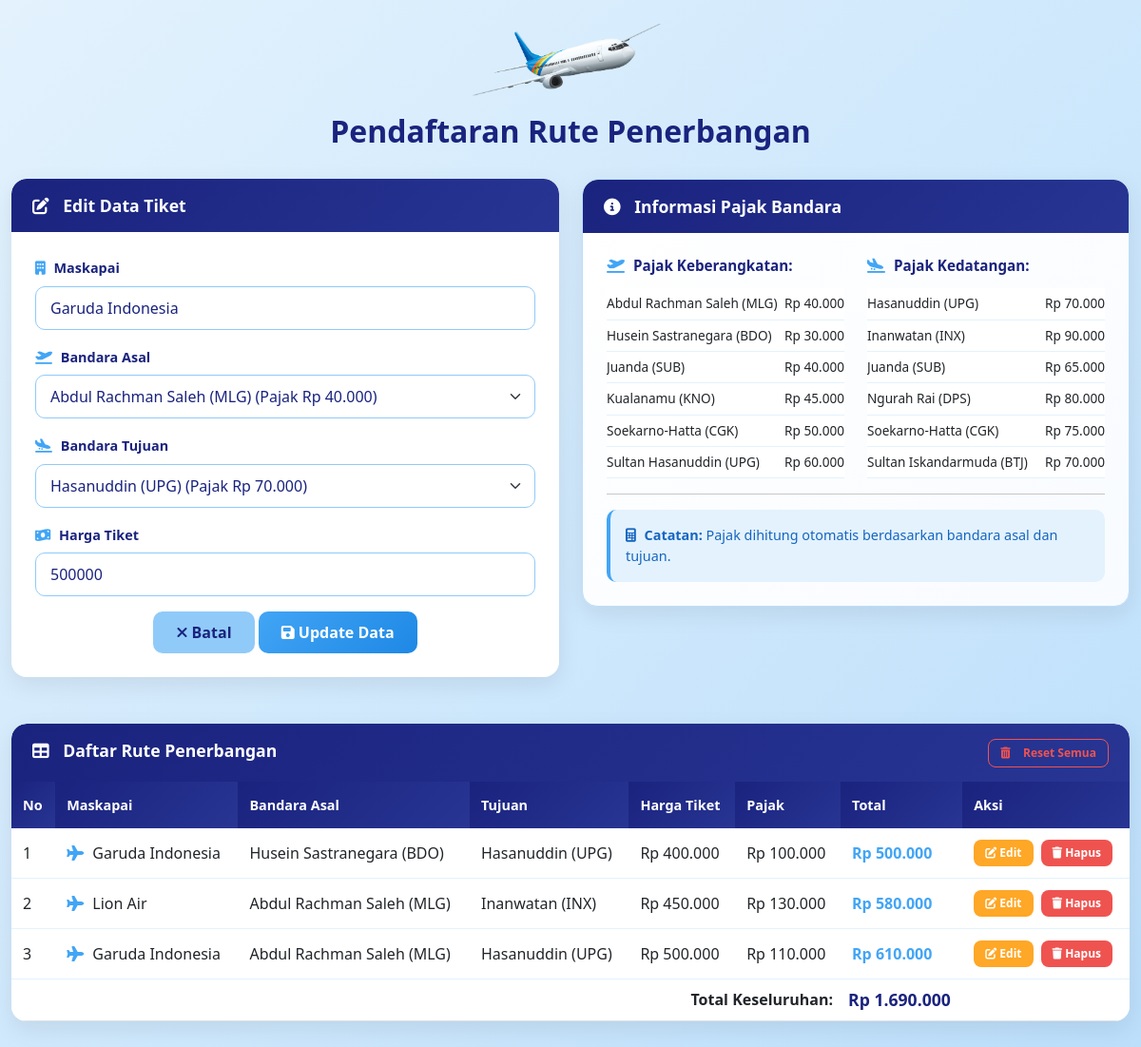
The app's page /index.php?edit=1 with its own data.
### tables this page shows
CREATE TABLE `tbl_rute` (
  `id` int NOT NULL,
  `maskapai` varchar(100) NOT NULL,
  `bandara_asal` varchar(100) NOT NULL,
  `bandara_tujuan` varchar(100) NOT NULL,
  `harga` int NOT NULL,
  `pajak` int NOT NULL,
  `total` int NOT NULL,
  `created_at` timestamp NULL DEFAULT CURRENT_TIMESTAMP
);

CREATE TABLE `tbl_pajak_asal` (
  `id` int NOT NULL,
  `bandara` varchar(100) NOT NULL,
  `pajak` int NOT NULL
);

CREATE TABLE `tbl_pajak_tujuan` (
  `id` int NOT NULL,
  `bandara` varchar(100) NOT NULL,
  `pajak` int NOT NULL
);

### index.php (the view, shortened to what this page needs)
<?php
require_once 'koneksi.php';
$query_pajak_asal = "SELECT * FROM tbl_pajak_asal ORDER BY bandara";
$result_pajak_asal = mysqli_query($conn, $query_pajak_asal);
$query_pajak_tujuan = "SELECT * FROM tbl_pajak_tujuan ORDER BY bandara";
$result_pajak_tujuan = mysqli_query($conn, $query_pajak_tujuan);
$query_rute = "SELECT * FROM tbl_rute ORDER BY created_at DESC";
$result_rute = mysqli_query($conn, $query_rute);
$query_total = "SELECT SUM(total) as total_semua FROM tbl_rute";
$result_total = mysqli_query($conn, $query_total);
$total_semua = mysqli_fetch_assoc($result_total);
$totalSemuaTiket = $total_semua['total_semua'] ?? 0;
$editData = null;
if (isset($_GET['edit'])) {
    $editId = (int)$_GET['edit'];
    $query_edit = "SELECT * FROM tbl_rute WHERE id = $editId";
    $result_edit = mysqli_query($conn, $query_edit);
    $editData = mysqli_fetch_assoc($result_edit);
}
$pajakBandaraAsal = array();
while ($row = mysqli_fetch_assoc($result_pajak_asal)) {
    $pajakBandaraAsal[$row['bandara']] = $row['pajak'];
}
$pajakBandaraTujuan = array();
while ($row = mysqli_fetch_assoc($result_pajak_tujuan)) {
    $pajakBandaraTujuan[$row['bandara']] = $row['pajak'];
}
mysqli_data_seek($result_pajak_asal, 0);
mysqli_data_seek($result_pajak_tujuan, 0);
?>
<!DOCTYPE html>
<html lang="id">
<head>
    <link href="https://cdn.jsdelivr.net/npm/bootstrap@5.3.0/dist/css/bootstrap.min.css" rel="stylesheet">
    <link rel="stylesheet" href="https://cdnjs.cloudflare.com/ajax/libs/font-awesome/6.4.0/css/all.min.css">
    <link rel="stylesheet" href="style.css">
</head>
<body>
<div class="container mt-4">
    <div class="main-header">
        <img src="gambar/pswt.png" alt="Icon Pesawat" width="200" class="me-2 pesawat-float">
        <h1>Pendaftaran Rute Penerbangan</h1>
    </div>
    <div class="row">
        <div class="col-lg-6">
            <div class="card">
                <div class="card-header">
                    <i class="fas fa-edit"></i>
                    <?php echo ($editData != null) ? 'Edit Data Tiket' : 'Input Data Tiket'; ?>
                </div>
                <div class="card-body">
                    <form method="POST" action="proses.php">
                        <div class="mb-3">
                            <label for="nama" class="form-label">
                                <i class="fas fa-building"></i> Maskapai
                            </label>
                            <input type="text" id="nama" name="nama" class="form-control"
                                   placeholder="Contoh: Garuda Indonesia, Lion Air, Batik Air"
                                   value="<?php echo ($editData != null) ? htmlspecialchars($editData['maskapai']) : ''; ?>" required>
                        </div>
                        <div class="mb-3">
                            <label for="bandaraAsal" class="form-label">
                                <i class="fas fa-plane-departure"></i> Bandara Asal
                            </label>
                            <select name="bandaraAsal" id="bandaraAsal" class="form-select" required>
                                <?php while($pajak = mysqli_fetch_assoc($result_pajak_asal)): ?>
                                    <option value="<?php echo $pajak['bandara']; ?>"
                                        <?php echo ($editData != null && $editData['bandara_asal'] == $pajak['bandara']) ? 'selected' : ''; ?>>
                                        <?php echo $pajak['bandara']; ?> (Pajak Rp <?php echo number_format($pajak['pajak'], 0, ',', '.'); ?>)
                                    </option>
                                <?php endwhile; ?>
                            </select>
                        </div>
                        <div class="mb-3">
                            <label for="bandaraTujuan" class="form-label">
                                <i class="fas fa-plane-arrival"></i> Bandara Tujuan
                            </label>
                            <select name="bandaraTujuan" id="bandaraTujuan" class="form-select" required>
                                <?php while($pajak = mysqli_fetch_assoc($result_pajak_tujuan)): ?>
                                    <option value="<?php echo $pajak['bandara']; ?>"
                                        <?php echo ($editData != null && $editData['bandara_tujuan'] == $pajak['bandara']) ? 'selected' : ''; ?>>
                                        <?php echo $pajak['bandara']; ?> (Pajak Rp <?php echo number_format($pajak['pajak'], 0, ',', '.'); ?>)
                                    </option>
                                <?php endwhile; ?>
                            </select>
                        </div>
                        <div class="mb-3">
                            <label for="harga" class="form-label">
                                <i class="fas fa-money-bill-wave"></i> Harga Tiket
                            </label>
                            <input type="number" id="harga" name="harga" class="form-control"
                                   placeholder="Masukkan harga tiket (Rp)"
                                   value="<?php echo ($editData != null) ? $editData['harga'] : ''; ?>" required>
                        </div>
                        <div class="text-center">
                            <?php if($editData != null): ?>
                                <a href="index.php" class="btn btn-secondary px-4">
                                    <i class="fas fa-times"></i> Batal
                                </a>
                            <?php endif; ?>
                            <button type="submit" class="btn btn-success px-4">
                                <i class="fas fa-save"></i> <?php echo ($editData != null) ? 'Update Data' : 'Simpan Data'; ?>
                            </button>
                        </div>
                    </form>
                </div>
            </div>
        </div>
        <div class="col-lg-6">
            <div class="card info-card">
                <div class="card-header">
                    <i class="fas fa-info-circle"></i> Informasi Pajak Bandara
                </div>
                <div class="card-body">
                    <div class="row">
                        <div class="col-6">
                            <h6><i class="fas fa-plane-departure"></i> Pajak Keberangkatan:</h6>
                            <div class="table-responsive">
                                <table class="table table-sm table-borderless">
                                    <?php foreach($pajakBandaraAsal as $bandara => $pajak): ?>
                                    <tr>
                                        <td><?php echo $bandara; ?></td>
                                        <td class="text-end">Rp <?php echo number_format($pajak, 0, ',', '.'); ?></td>
                                    </tr>
                                    <?php endforeach; ?>
                                </table>
                            </div>
                        </div>
                        <div class="col-6">
                            <h6><i class="fas fa-plane-arrival"></i> Pajak Kedatangan:</h6>
                            <div class="table-responsive">
                                <table class="table table-sm table-borderless">
                                    <?php foreach($pajakBandaraTujuan as $bandara => $pajak): ?>
                                    <tr>
                                        <td><?php echo $bandara; ?></td>
                                        <td class="text-end">Rp <?php echo number_format($pajak, 0, ',', '.'); ?></td>
                                    </tr>
                                    <?php endforeach; ?>
                                </table>
                            </div>
                        </div>
                    </div>
                    <hr>
                    <div class="alert alert-info mb-0">
                        <i class="fas fa-calculator"></i> <strong>Catatan:</strong> Pajak dihitung otomatis berdasarkan bandara asal dan tujuan.
                    </div>
                </div>
            </div>
        </div>
    </div>
    <div class="row mt-4">
        <div class="col-12">
            <div class="card">
                <div class="card-header">
                    <i class="fas fa-table"></i> Daftar Rute Penerbangan
                    <div class="float-end">
                        <a href="proses.php?reset=1" class="btn btn-sm btn-outline-danger"
                           onclick="return confirm('Yakin ingin menghapus semua data?')">
                            <i class="fas fa-trash-alt"></i> Reset Semua
                        </a>
                    </div>
                </div>
                <div class="card-body p-0">
                    <div class="table-responsive">
                        <table class="table table-hover">
                            <thead>
                                <tr>
                                    <th>No</th>
                                    <th>Maskapai</th>
                                    <th>Bandara Asal</th>
                                    <th>Tujuan</th>
                                    <th>Harga Tiket</th>
                                    <th>Pajak</th>
                                    <th>Total</th>
                                    <th>Aksi</th>
                                </tr>
                            </thead>
                            <tbody>
                                <?php if (mysqli_num_rows($result_rute) == 0): ?>
                                    <tr>
                                        <td colspan="8" class="text-center py-5">
                                            <i class="fas fa-inbox fa-3x mb-3 d-block" style="color: #90CAF9;"></i>
                                            Belum ada data tiket. Silakan tambah data!
                                        </td>
                                    </tr>
                                <?php else: ?>
                                    <?php $no = 1; ?>
                                    <?php while($row = mysqli_fetch_assoc($result_rute)): ?>
                                        <tr>
                                            <td><?php echo $no++; ?></td>
                                            <td>
                                                <i class="fas fa-plane" style="color: #42A5F5;"></i>
                                                <?php echo htmlspecialchars($row['maskapai']); ?>
                                            </td>
                                            <td><?php echo htmlspecialchars($row['bandara_asal']); ?></td>
                                            <td><?php echo htmlspecialchars($row['bandara_tujuan']); ?></td>
                                            <td>Rp <?php echo number_format($row['harga'], 0, ',', '.'); ?></td>
                                            <td>Rp <?php echo number_format($row['pajak'], 0, ',', '.'); ?></td>
                                            <td>
                                                <strong style="color: #42A5F5;">
                                                    Rp <?php echo number_format($row['total'], 0, ',', '.'); ?>
                                                </strong>
                                            </td>
                                            <td>
                                                <div class="action-buttons">
                                                    <a href="index.php?edit=<?php echo $row['id']; ?>"
                                                       class="btn btn-warning btn-sm">
                                                        <i class="fas fa-edit"></i> Edit
                                                    </a>
                                                    <a href="proses.php?hapus=<?php echo $row['id']; ?>"
                                                       class="btn btn-danger btn-sm"
                                                       onclick="return confirm('Yakin hapus data <?php echo htmlspecialchars($row['maskapai']); ?>?')">
                                                        <i class="fas fa-trash"></i> Hapus
                                                    </a>
                                                </div>
                                            </td>
                                        </tr>
                                    <?php endwhile; ?>
                                <?php endif; ?>
                            </tbody>
                            <?php if ($totalSemuaTiket > 0): ?>
                            <tfoot style="background: linear-gradient(135deg, #E3F2FD 0%, #BBDEFB 100%);">
                                <tr>
                                    <td colspan="6" class="text-end fw-bold">Total Keseluruhan:</td>
                                    <td class="fw-bold" style="color: #1A237E; font-size: 1.1rem;">
                                        Rp <?php echo number_format($totalSemuaTiket, 0, ',', '.'); ?>
                                    </td>
                                    <td></td>
                                </tr>
                            </tfoot>
                            <?php endif; ?>
                        </table>
                    </div>
                </div>
            </div>
        </div>
    </div>
</div>
</body>
</html>

### records on screen
tbl_rute: nama "Garuda Indonesia", bandaraAsal "Abdul Rachman Saleh (MLG) (Pajak Rp 40.000)", bandaraTujuan "Hasanuddin (UPG) (Pajak Rp 70.000)", harga "500000", maskapai "Garuda Indonesia", bandara_asal "Abdul Rachman Saleh (MLG)", bandara_tujuan "Hasanuddin (UPG)", harga "500.000", pajak "110.000", total "610.000"
tbl_rute: maskapai "Garuda Indonesia", bandara_asal "Husein Sastranegara (BDO)", bandara_tujuan "Hasanuddin (UPG)", harga "400.000", pajak "100.000", total "500.000"
tbl_rute: maskapai "Lion Air", bandara_asal "Abdul Rachman Saleh (MLG)", bandara_tujuan "Inanwatan (INX)", harga "450.000", pajak "130.000", total "580.000"

### other values on screen
$bandara "Abdul Rachman Saleh (MLG)"
$pajak "40.000"
$bandara "Husein Sastranegara (BDO)"
$pajak "30.000"
$bandara "Juanda (SUB)"
$bandara "Kualanamu (KNO)"
$pajak "45.000"
$bandara "Soekarno-Hatta (CGK)"
$pajak "50.000"
$bandara "Sultan Hasanuddin (UPG)"
$pajak "60.000"
$bandara "Hasanuddin (UPG)"
$pajak "70.000"
$bandara "Inanwatan (INX)"
$pajak "90.000"
